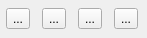
<?xml version="1.0" encoding="UTF-8"?>
<ui version="4.0">
 <class>NavigationBar</class>
 <widget class="QWidget" name="NavigationBar">
  <property name="geometry">
   <rect>
    <x>0</x>
    <y>0</y>
    <width>147</width>
    <height>38</height>
   </rect>
  </property>
  <property name="windowTitle">
   <string notr="true">Form</string>
  </property>
  <layout class="QHBoxLayout" name="horizontalLayout">
   <property name="spacing">
    <number>6</number>
   </property>
   <property name="leftMargin">
    <number>0</number>
   </property>
   <property name="topMargin">
    <number>0</number>
   </property>
   <property name="rightMargin">
    <number>0</number>
   </property>
   <property name="bottomMargin">
    <number>0</number>
   </property>
   <item>
    <widget class="QToolButton" name="btnFirst">
     <property name="text">
      <string notr="true">...</string>
     </property>
     <property name="icon">
      <iconset resource="cr3.qrc">
       <normaloff>:/first.png</normaloff>:/first.png</iconset>
     </property>
     <property name="autoRepeat">
      <bool>true</bool>
     </property>
    </widget>
   </item>
   <item>
    <widget class="QToolButton" name="btnPrev">
     <property name="text">
      <string notr="true">...</string>
     </property>
     <property name="icon">
      <iconset resource="cr3.qrc">
       <normaloff>:/left.png</normaloff>:/left.png</iconset>
     </property>
     <property name="autoRepeat">
      <bool>true</bool>
     </property>
    </widget>
   </item>
   <item>
    <widget class="QToolButton" name="btnNext">
     <property name="text">
      <string notr="true">...</string>
     </property>
     <property name="icon">
      <iconset resource="cr3.qrc">
       <normaloff>:/right.png</normaloff>:/right.png</iconset>
     </property>
     <property name="autoRepeat">
      <bool>true</bool>
     </property>
    </widget>
   </item>
   <item>
    <widget class="QToolButton" name="btnLast">
     <property name="text">
      <string notr="true">...</string>
     </property>
     <property name="icon">
      <iconset resource="cr3.qrc">
       <normaloff>:/last.png</normaloff>:/last.png</iconset>
     </property>
     <property name="autoRepeat">
      <bool>true</bool>
     </property>
    </widget>
   </item>
  </layout>
 </widget>
 <resources>
  <include location="cr3.qrc"/>
 </resources>
 <connections/>
</ui>
